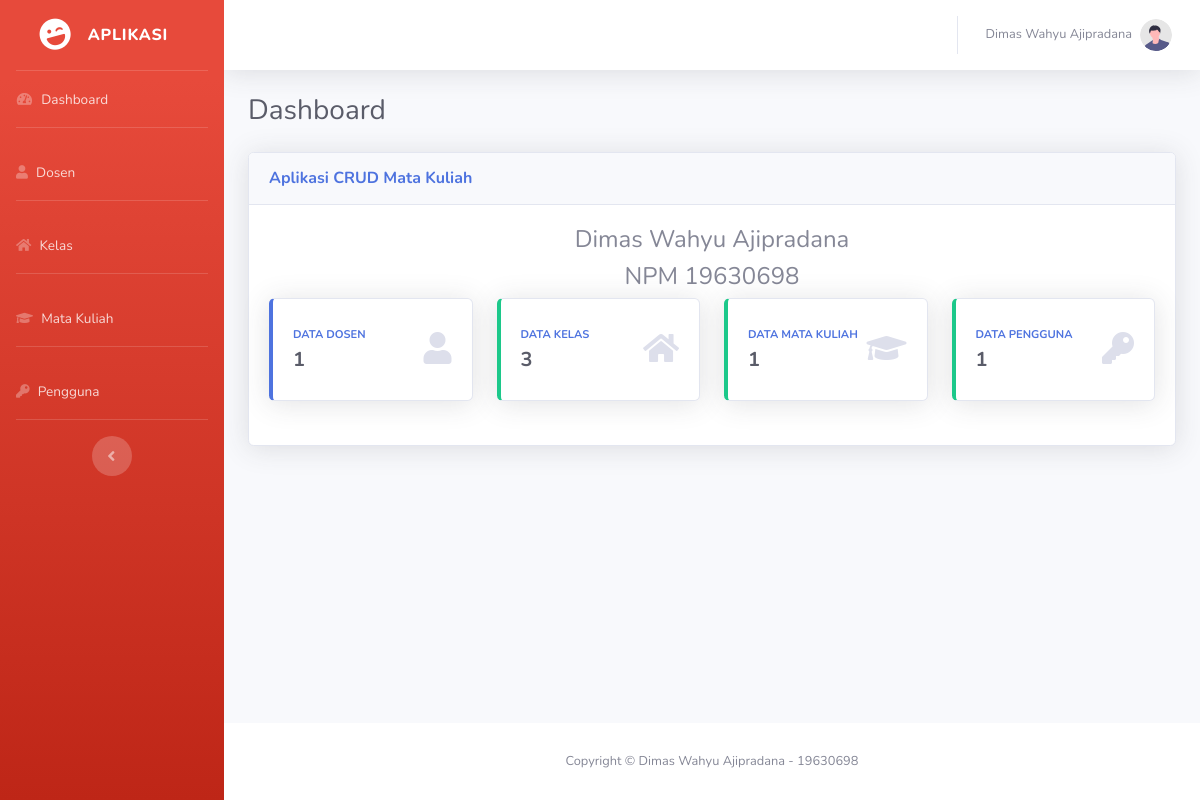
Screenshot of /index.php (signed in) with the database file from the repository.
### tables this page shows
CREATE TABLE IF NOT EXISTS `pengguna` (
`id_pengguna` int(11) NOT NULL,
  `nama_pengguna` varchar(100) NOT NULL,
  `user` varchar(100) NOT NULL,
  `pass` varchar(100) NOT NULL
);

CREATE TABLE IF NOT EXISTS `profil` (
`id` int(11) NOT NULL,
  `nama_aplikasi` varchar(100) NOT NULL,
  `nama_profil` varchar(100) NOT NULL,
  `nomor_profil` varchar(100) NOT NULL
);

### config/profil.php (called while the page is built)
<?php
$query_profil = mysqli_query($link, "select * from profil");
$data_profil = mysqli_fetch_array($query_profil);
$nama_aplikasi = $data_profil['nama_aplikasi'];
$nama_profil = $data_profil['nama_profil'];
$nomor_profil = $data_profil['nomor_profil'];

### pages/center-index.php (the view)
<div class="container-fluid">
    <h1 class="h3 mb-4 text-gray-800"><?= $judul; ?></h1>
    <div class="card shadow mb-4">
        <div class="card-header py-3">
            <h6 class="m-0 font-weight-bold text-primary"><?= $nama_aplikasi; ?></h6>
        </div>
        <div class="card-body">
            <div class="row">
                <div class="col-12">
                    <center>
                        <h4><?= $nama_profil; ?></h4>
                        <h4><?= 'NPM ' . $nomor_profil; ?></h4>
                    </center>
                </div>
                <?php
                $JumlahDosen = mysqli_num_rows(mysqli_query($link, "select * from dosen order by id_dosen asc"));
                $JumlahKelas = mysqli_num_rows(mysqli_query($link, "select * from kelas order by id_kelas asc"));
                $JumlahMatkul = mysqli_num_rows(mysqli_query($link, "select * from matkul order by id_matkul asc"));
                $JumlahPengguna = mysqli_num_rows(mysqli_query($link, "select * from pengguna order by id_pengguna asc"));
                ?>
                <div class="col-xl-3 col-md-6 mb-4">
                    <div class="card border-left-primary shadow h-100 py-2">
                        <div class="card-body">
                            <div class="row no-gutters align-items-center">
                                <div class="col mr-2">
                                    <div class="text-xs font-weight-bold text-primary text-uppercase mb-1">
                                        <a href="dosen.php">Data Dosen</a>
                                    </div>
                                    <div class="h5 mb-0 font-weight-bold text-gray-800"><?= $JumlahDosen; ?></div>
                                </div>
                                <div class="col-auto">
                                    <i class="fas fa-user fa-2x text-gray-300"></i>
                                </div>
                            </div>
                        </div>
                    </div>
                </div>
                <div class="col-xl-3 col-md-6 mb-4">
                    <div class="card border-left-success shadow h-100 py-2">
                        <div class="card-body">
                            <div class="row no-gutters align-items-center">
                                <div class="col mr-2">
                                    <div class="text-xs font-weight-bold text-success text-uppercase mb-1">
                                        <a href="kelas.php">Data Kelas</a>
                                    </div>
                                    <div class="h5 mb-0 font-weight-bold text-gray-800"><?= $JumlahKelas; ?></div>
                                </div>
                                <div class="col-auto">
                                    <i class="fa fa-home fa-2x text-gray-300"></i>
                                </div>
                            </div>
                        </div>
                    </div>
                </div>
                <div class="col-xl-3 col-md-6 mb-4">
                    <div class="card border-left-success shadow h-100 py-2">
                        <div class="card-body">
                            <div class="row no-gutters align-items-center">
                                <div class="col mr-2">
                                    <div class="text-xs font-weight-bold text-success text-uppercase mb-1">
                                        <a href="matkul.php">Data Mata Kuliah</a>
                                    </div>
                                    <div class="h5 mb-0 font-weight-bold text-gray-800"><?= $JumlahMatkul; ?></div>
                                </div>
                                <div class="col-auto">
                                    <i class="fa fa-graduation-cap fa-2x text-gray-300"></i>
                                </div>
                            </div>
                        </div>
                    </div>
                </div>
                <div class="col-xl-3 col-md-6 mb-4">
                    <div class="card border-left-success shadow h-100 py-2">
                        <div class="card-body">
                            <div class="row no-gutters align-items-center">
                                <div class="col mr-2">
                                    <div class="text-xs font-weight-bold text-success text-uppercase mb-1">
                                        <a href="pengguna.php">Data Pengguna</a>
                                    </div>
                                    <div class="h5 mb-0 font-weight-bold text-gray-800"><?= $JumlahPengguna; ?></div>
                                </div>
                                <div class="col-auto">
                                    <i class="fa fa-key fa-2x text-gray-300"></i>
                                </div>
                            </div>
                        </div>
                    </div>
                </div>
            </div>
        </div>
    </div>
</div>
</div>

### templates/topnavbar.php (shortened to what this page needs)
<nav class="navbar navbar-expand navbar-light bg-white topbar mb-4 static-top shadow">
    <ul class="navbar-nav ml-auto">
        <li class="nav-item dropdown no-arrow">
            <a class="nav-link dropdown-toggle" href="#" id="userDropdown" role="button" data-toggle="dropdown" aria-haspopup="true" aria-expanded="false">
                <span class="mr-2 d-none d-lg-inline text-gray-600 small"><?= $nama_penggunalogin; ?></span>
                <img class="img-profile rounded-circle" src="assets/img/undraw_profile.svg">
            </a>
        </li>
    </ul>
</nav>

### templates/footer.php (shortened to what this page needs)
<footer class="sticky-footer bg-white">
    <div class="container my-auto">
        <div class="copyright text-center my-auto">
            <span>Copyright &copy; <?= $nama_profil . ' - ' . $nomor_profil; ?></span>
        </div>
    </div>
</footer>
</div>
</div>
</body>
</html>

### rows the page displays
pengguna: nama_pengguna "Dimas Wahyu Ajipradana"
profil: nama_aplikasi "Aplikasi CRUD Mata Kuliah", nama_profil "Dimas Wahyu Ajipradana", nomor_profil "19630698"

### other values shown
$judul "Dashboard"
$JumlahDosen "1"
$JumlahKelas "3"
$JumlahMatkul "1"
$JumlahPengguna "1"
